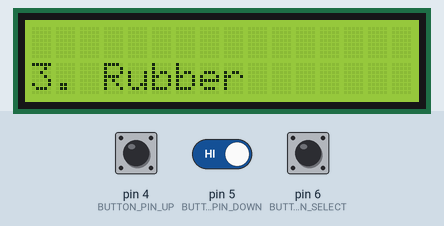
A sketch run on a simulated Arduino Uno, built with avr-gcc and run on an emulated ATmega328P. On the bench: 16×2 character LCD. The inputs (shaded band) are chosen by the test bench; at power-on: pin 4 (BUTTON_PIN_UP) HIGH, pin 6 (BUTTON_PIN_SELECT) HIGH, pin 5 (BUTTON_PIN_DOWN) HIGH. What the sketch prints to the serial monitor is not drawn.

Above: at 16.7 s.
16.8 s: pin 4 (BUTTON_PIN_UP) pulled LOW for 3.2 s
At 20.7 s:
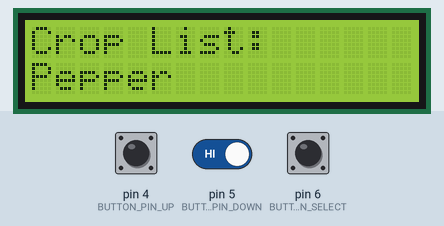
21.8 s: pin 4 (BUTTON_PIN_UP) pulled LOW for 0.15 s
At 23.0 s:
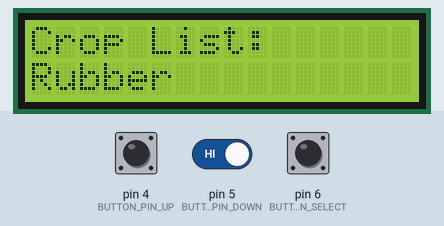
23.7 s: pin 6 (BUTTON_PIN_SELECT) pulled LOW for 0.15 s
At 25.1 s:
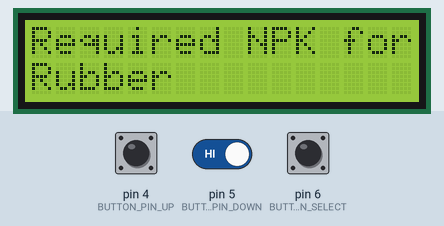
41.4 s: pin 5 (BUTTON_PIN_DOWN) driven LOW and pin 6 (BUTTON_PIN_SELECT) driven LOW
At 57.3 s:
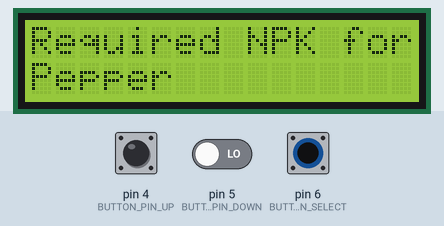
Timing chart, 0 to 58.8 s (numbered marks = the images above; inputs shaded):
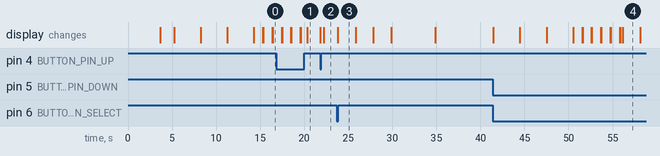

The sketch:

code.ino
```cpp
#include <SoftwareSerial.h>
#include <Wire.h>
#include <LiquidCrystal_I2C.h>

#define RE 8
#define DE 7
#define BUTTON_PIN_UP     4 // Pin for scrolling up
#define BUTTON_PIN_DOWN   5 // Pin for scrolling down
#define BUTTON_PIN_SELECT 6 // Pin for selecting crop

const byte nitro[] = {0x01, 0x03, 0x00, 0x1e, 0x00, 0x01, 0xe4, 0x0c};
const byte phos[] = {0x01, 0x03, 0x00, 0x1f, 0x00, 0x01, 0xb5, 0xcc};
const byte pota[] = {0x01, 0x03, 0x00, 0x20, 0x00, 0x01, 0x85, 0xc0};

byte values[11];
SoftwareSerial mod(2, 3);
byte val1, val2, val3;
float measuredNitrogen, measuredPhosphorous, measuredPotassium;

// Set the LCD address to 0x27 for a 16 chars and 2 line display
LiquidCrystal_I2C lcd(0x27, 16, 2);
// Arrays to store crop names and their respective NPK requirements
String cropNames[] = {"Banana", "Coconut", "Rubber", "Pepper", "Tea", "Coffee", "Pineapple",
                      "Ginger", "Cardamom", "Turmeric", "Cashew", "Mango", "Jackfruit", "Tapioca", "Rice", "Sugarcane",
                      "Papaya", "Pineapple", "Papaya", "Turmeric", "Banana", "Pepper", "Pineapple", "Papaya", "Rubber"};

float nitrogenRequirements[] = {6, 3, 5, 10, 4, 4, 5, 3, 2, 3, 1, 2, 2, 2, 3, 4, 8, 5, 8, 3, 6, 10, 5, 8, 5};
float phosphorousRequirements[] = {1.6, 1, 1, 4, 1, 1, 3, 1, 1, 1, 2, 3, 1, 1, 1, 2, 6, 3, 6, 1, 1.6, 4, 3, 6, 1};
float potassiumRequirements[] = {11.7, 6, 6, 10, 400, 3, 10, 3, 3, 2, 1, 1, 3, 3, 2, 3, 6, 10, 6, 2, 11.7, 10, 10, 6, 6};
int sel_crop[5];  //an array capable of holding 20 entries numbered 0 to 19
byte sel_index = 0;
int selectedCropIndex;
int numCrops = sizeof(sel_crop) / sizeof(sel_crop[0]);

void setup() {
  Serial.begin(9600);
  mod.begin(9600);
  pinMode(RE, OUTPUT);
  pinMode(DE, OUTPUT);
  pinMode(BUTTON_PIN_UP, INPUT_PULLUP);
  pinMode(BUTTON_PIN_DOWN, INPUT_PULLUP);
  pinMode(BUTTON_PIN_SELECT, INPUT_PULLUP);

  lcd.init();
  lcd.backlight();
  lcd.clear();
  lcd.setCursor(0, 0);
  lcd.print("NPK Analysing");
  delay(2000);
  val1 = nitrogen();
  delay(500); // Delay added to stabilize measurement
  val2 = phosphorous();
  delay(500); // Delay added to stabilize measurement
  val3 = potassium();
  delay(500); // Delay added to stabilize measurement
  lcd.clear();
}

void loop() {
  val1 = nitrogen();
  delay(500); // Delay added to stabilize measurement
  val2 = phosphorous();
  delay(500); // Delay added to stabilize measurement
  val3 = potassium();
  delay(500); // Delay added to stabilize measurement
  display();
  // Measured NPK values
  measuredNitrogen    = val1;
  measuredPhosphorous = val2;
  measuredPotassium   = val3;
  crop_selector();
}

void crop_selector() {
  // Check if measured NPK values are greater than required for each crop
  int suitableCrops = 0; // Counter for suitable crops
  for (int i = 0; i < sizeof(cropNames) / sizeof(cropNames[0]); i++) {
    if (measuredNitrogen > nitrogenRequirements[i] && measuredPhosphorous > phosphorousRequirements[i]
        && measuredPotassium > potassiumRequirements[i]) {
      Serial.print(cropNames[i]);
      Serial.println(" is suitable.");
      suitableCrops++;

      // Print the crop number and name on a new line on the LCD
      lcd.setCursor(0, 1); // Set cursor to the beginning of the second line
      lcd.print(suitableCrops); // Print the crop number
      lcd.print(". "); // Print a dot for separation
      lcd.print(cropNames[i]); // Print the crop name
      delay(1000); // Delay for better readability
      sel_crop[sel_index] = i;
      sel_index++;
      lcd.clear();
      delay(50);
    }

    // Break out of the loop if we've found five suitable crops
    if (suitableCrops >= 5) {
      break;
    }
  }

  // If less than 5 suitable crops are found, indicate need for further analysis
  if (suitableCrops < 5) {
    Serial.println("Consider further analysis for more suitable crops.");
  }

  // Main loop for scrolling through crop list and selecting a crop
  while (true) {
    // Display current crop
    lcd.setCursor(0, 1);
    lcd.print(cropNames[sel_crop[sel_index]]);
    Serial.println(cropNames[sel_crop[sel_index]]);
// Scroll up if the "up" button is pressed
    if (digitalRead(BUTTON_PIN_UP) == LOW) {
      sel_index = (sel_index - 1 + numCrops) % numCrops;
      lcd.clear();
      lcd.setCursor(0, 0);
      lcd.print("Crop List:");
      delay(250); // Debounce delay
    }

    // Scroll down if the "down" button is pressed
    if (digitalRead(BUTTON_PIN_DOWN) == LOW) {
      sel_index = (sel_index + 1) % numCrops;
      lcd.clear();
      lcd.setCursor(0, 0);
      lcd.print("Crop List:");
      delay(250); // Debounce delay
    }

    // Select the current crop if the "select" button is pressed
    if (digitalRead(BUTTON_PIN_SELECT) == LOW) {
      selectedCropIndex = sel_index;
      displayRequiredNPKValues(); // Display required NPK values for the selected crop
      break;
    }

    delay(100); // Delay for responsiveness
  }
  // Display the selected crop
  lcd.clear();
  lcd.setCursor(0, 0);
  lcd.print("Selected Crop:");
  lcd.setCursor(0, 1);
  lcd.print(cropNames[selectedCropIndex]);
  // Wait for a while before going back to the main loop
  delay(5000);
}

void displayRequiredNPKValues() {
  // Display required NPK values for the selected crop on the LCD
  lcd.clear();
  lcd.setCursor(0, 0);
  lcd.print("Required NPK for:");
  lcd.setCursor(0, 1);
  lcd.print(cropNames[selectedCropIndex]);
  delay(2000); // Delay for better readability

  lcd.setCursor(0, 3);
  lcd.print("N: ");
  lcd.print(nitrogenRequirements[selectedCropIndex]);
  lcd.print(" mg/kg");
  delay(2000); // Delay for better readability

  lcd.setCursor(0, 3);
  lcd.print("P: ");
  lcd.print(phosphorousRequirements[selectedCropIndex]);
  lcd.print(" mg/kg");
  delay(2000); // Delay for better readability

  lcd.setCursor(0, 4);
  lcd.print("K: ");
  lcd.print(potassiumRequirements[selectedCropIndex]);
  lcd.print(" mg/kg");
  delay(2000); // Delay for better readability

  delay(3000); // Display for 3 seconds before returning to the main loop
}


byte nitrogen() {
  digitalWrite(DE, HIGH);
  digitalWrite(RE, HIGH);
  delay(10);
  if (mod.write(nitro, sizeof(nitro)) == 8) {
    digitalWrite(DE, LOW);
    digitalWrite(RE, LOW);
    for (byte i = 0; i < 7; i++) {
      values[i] = mod.read();
      Serial.print(values[i], HEX);
    }
    Serial.println();
  }
  return values[4];
}

byte phosphorous() {
  digitalWrite(DE, HIGH);
  digitalWrite(RE, HIGH);
  delay(10);
  if (mod.write(phos, sizeof(phos)) == 8) {
    digitalWrite(DE, LOW);
    digitalWrite(RE, LOW);
    for (byte i = 0; i < 7; i++) {
      values[i] = mod.read();
      Serial.print(values[i], HEX);
    }
    Serial.println();
  }
  return values[4];
}

byte potassium() {
  digitalWrite(DE, HIGH);
  digitalWrite(RE, HIGH);
  delay(10);
  if (mod.write(pota, sizeof(pota)) == 8) {
    digitalWrite(DE, LOW);
    digitalWrite(RE, LOW);
    for (byte i = 0; i < 7; i++) {
      values[i] = mod.read();
      Serial.print(values[i], HEX);
    }
    Serial.println();
  }
  return values[4];
}

void display() {
  Serial.print("Nitrogen: ");
  Serial.print(val1);
  Serial.println(" mg/kg");
  Serial.print("Phosphorous: ");
  Serial.print(val2);
  Serial.println(" mg/kg");
  Serial.print("Potassium: ");
  Serial.print(val3);
  Serial.println(" mg/kg");

  lcd.clear();
  lcd.setCursor(0, 0);
  lcd.print("Nitrogen: ");
  lcd.print(val1);
  lcd.println(" mg/kg");
  delay(3000);
  lcd.clear();
  lcd.setCursor(0, 0);
  lcd.print("Phosphorous: ");
  lcd.print(val2);
  lcd.println(" mg/kg");
  delay(3000);
  lcd.clear();
  lcd.setCursor(0, 0);
  lcd.print("Potassium: ");
  lcd.print(val3);
  lcd.println(" mg/kg");
  delay(3000);
  lcd.clear();
  lcd.setCursor(0, 0);
  lcd.print("Crop List:");
}
```

Measured:
- after the input at 16.8 s, the display: first differs from a run without the input after 2.8 s (image 1 shows a later state)
- after the input at 21.8 s, the display: first changes at once (image 2 shows a later state)
- after the input at 23.7 s, the display: changes after 0.12 s (image 3)
- after the input at 41.4 s, the display: first differs from a run without the input after 14.5 s (image 4 shows a later state)
